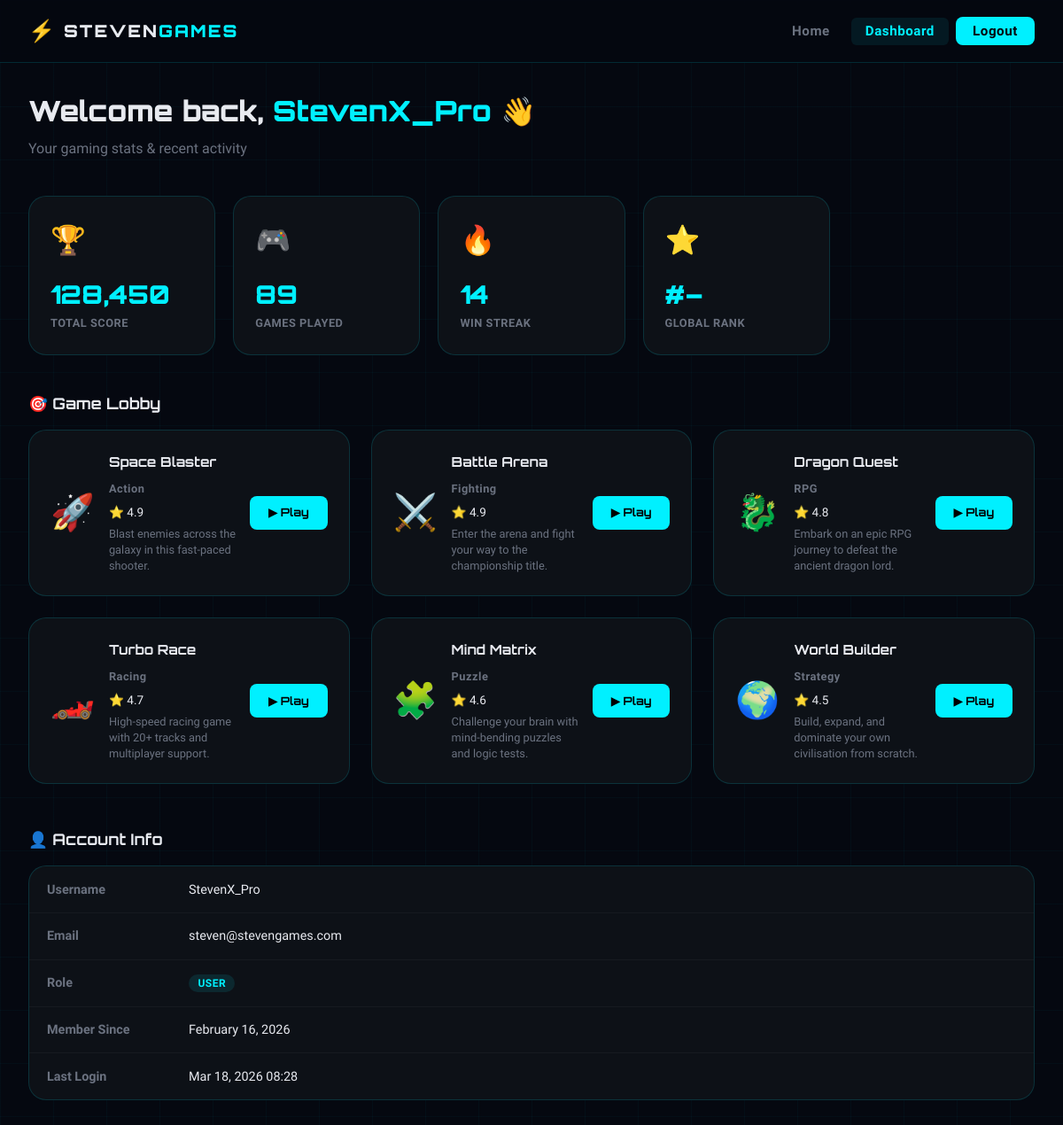
The app's page /dashboard.php (signed in) with its own data.
### tables this page shows
CREATE TABLE `users` (
  `id` int(11) NOT NULL,
  `username` varchar(50) NOT NULL,
  `email` varchar(100) NOT NULL,
  `password` varchar(255) NOT NULL,
  `role` enum('user','admin') NOT NULL DEFAULT 'user',
  `status` enum('active','banned') NOT NULL DEFAULT 'active',
  `score` int(11) NOT NULL DEFAULT 0,
  `games_played` int(11) NOT NULL DEFAULT 0,
  `win_streak` int(11) NOT NULL DEFAULT 0,
  `last_login` datetime DEFAULT NULL,
  `created_at` datetime NOT NULL DEFAULT current_timestamp()
);

CREATE TABLE `games` (
  `id` int(11) NOT NULL,
  `title` varchar(100) NOT NULL,
  `genre` varchar(50) NOT NULL,
  `icon` varchar(20) NOT NULL DEFAULT '?',
  `description` text DEFAULT NULL,
  `rating` decimal(3,1) NOT NULL DEFAULT 0.0,
  `plays` int(11) NOT NULL DEFAULT 0,
  `status` enum('active','inactive') NOT NULL DEFAULT 'active',
  `created_at` datetime NOT NULL DEFAULT current_timestamp(),
  `game_type` varchar(50) DEFAULT 'space'
);

### dashboard.php (the view, shortened to what this page needs)
<?php
$db       = getDB();
$username = $_SESSION['username'];
$uid      = $_SESSION['user_id'];
$stmt = $db->prepare("SELECT * FROM users WHERE id = ?");
$stmt->bind_param("i", $uid);
$stmt->execute();
$user_row = $stmt->get_result()->fetch_assoc();
$games_result = $db->query("SELECT * FROM games WHERE status = 'active' ORDER BY rating DESC");
?>
<!DOCTYPE html>
<html lang="en">
<head>
  <link rel="stylesheet" href="css/style.css">
</head>
<body>
<div class="particles" id="particles"></div>
<nav class="navbar">
  <div class="nav-inner">
    <a href="index.php" class="logo">
      <span class="logo-icon">⚡</span>
      <span class="logo-text">STEVEN<span class="logo-accent">GAMES</span></span>
    </a>
    <ul class="nav-links">
      <li><a href="index.php">Home</a></li>
      <li><a href="dashboard.php" class="active">Dashboard</a></li>
      <li><a href="logout.php" class="btn-nav">Logout</a></li>
    </ul>
  </div>
</nav>
<div class="dashboard">
  <div class="dash-header">
    <h1>Welcome back, <span><?= htmlspecialchars($username) ?></span> 👋</h1>
    <p>Your gaming stats &amp; recent activity</p>
  </div>
  <div class="dash-stats">
    <div class="dash-stat">
      <div class="icon">🏆</div>
      <div class="value"><?= number_format($user_row['score']) ?></div>
      <div class="label">Total Score</div>
    </div>
    <div class="dash-stat">
      <div class="icon">🎮</div>
      <div class="value"><?= $user_row['games_played'] ?></div>
      <div class="label">Games Played</div>
    </div>
    <div class="dash-stat">
      <div class="icon">🔥</div>
      <div class="value"><?= $user_row['win_streak'] ?></div>
      <div class="label">Win Streak</div>
    </div>
    <div class="dash-stat">
      <div class="icon">⭐</div>
      <div class="value">#–</div>
      <div class="label">Global Rank</div>
    </div>
  </div>
  <div class="section-title">🎯 Game Lobby</div>
  <div class="games-grid" style="margin-bottom:3rem">
    <?php if ($games_result && $games_result->num_rows > 0): ?>
      <?php while ($game = $games_result->fetch_assoc()):
        $slug = strtolower(str_replace(' ', '-', $game['title']));
      ?>
      <div class="game-card">
        <div class="game-icon"><?= htmlspecialchars($game['icon']) ?></div>
        <div class="game-info">
          <h3><?= htmlspecialchars($game['title']) ?></h3>
          <span class="game-genre"><?= htmlspecialchars($game['genre']) ?></span>
          <div class="game-rating">⭐ <?= htmlspecialchars($game['rating']) ?></div>
          <p style="font-size:.8rem;color:var(--text-muted);margin-top:.3rem;line-height:1.4">
            <?= htmlspecialchars($game['description']) ?>
          </p>
        </div>
        <a href="play.php?game=<?= urlencode($slug) ?>" class="play-link">▶ Play</a>
      </div>
      <?php endwhile; ?>
    <?php endif; ?>
  </div>
  <div class="section-title">👤 Account Info</div>
  <div class="data-table">
    <table>
      <tr><td style="color:var(--text-muted);font-weight:600;width:160px">Username</td><td><?= htmlspecialchars($user_row['username']) ?></td></tr>
      <tr><td style="color:var(--text-muted);font-weight:600">Email</td>   <td><?= htmlspecialchars($user_row['email']) ?></td></tr>
      <tr><td style="color:var(--text-muted);font-weight:600">Role</td>    <td><span class="status-badge status-active"><?= strtoupper($user_row['role']) ?></span></td></tr>
      <tr><td style="color:var(--text-muted);font-weight:600">Member Since</td><td><?= date('F j, Y', strtotime($user_row['created_at'])) ?></td></tr>
      <tr><td style="color:var(--text-muted);font-weight:600">Last Login</td><td><?= $user_row['last_login'] ? date('M j, Y H:i', strtotime($user_row['last_login'])) : 'Just now' ?></td></tr>
    </table>
  </div>
</div>
</body>
</html>

### dashboard.php (style rules this page uses)
.play-link { display:inline-block;padding:.55rem 1.3rem; background:var(--accent);color:#000;border-radius:8px; font-weight:700;font-family:var(--font-display);font-size:.8rem; text-decoration:none;transition:box-shadow .2s; }

### records on screen
users: score "128,450", games_played "89", win_streak "14", username "StevenX_Pro", email "steven@stevengames.com", role "USER", created_at "February 16, 2026", last_login "Mar 18, 2026 08:28"
games: icon "🚀", title "Space Blaster", genre "Action", rating "4.9", description "Blast enemies across the galaxy in this fast-paced shooter."
games: icon "⚔️", title "Battle Arena", genre "Fighting", rating "4.9", description "Enter the arena and fight your way to the championship title."
games: icon "🐉", title "Dragon Quest", genre "RPG", rating "4.8", description "Embark on an epic RPG journey to defeat the ancient dragon lord."
games: icon "🏎️", title "Turbo Race", genre "Racing", rating "4.7", description "High-speed racing game with 20+ tracks and multiplayer support."
games: icon "🧩", title "Mind Matrix", genre "Puzzle", rating "4.6", description "Challenge your brain with mind-bending puzzles and logic tests."
games: icon "🌍", title "World Builder", genre "Strategy", rating "4.5", description "Build, expand, and dominate your own civilisation from scratch."

### other values on screen
$username "StevenX_Pro"
